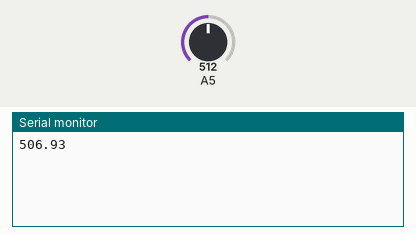
Bench run of a sketch on a simulated Arduino Uno, built with avr-gcc and run on an emulated ATmega328P. Shown: the last lines printed to the serial monitor. The test bench sets the inputs (shaded band); at power-on: A5 = 512.

Above: at 1.2 s.
1.3 s: A5 set to 716
At 2.4 s:
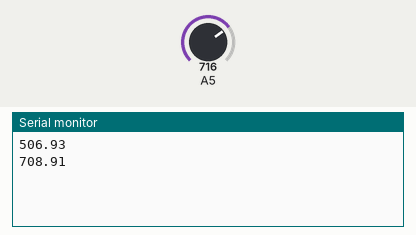
2.8 s: A5 set to 900
At 4.0 s:
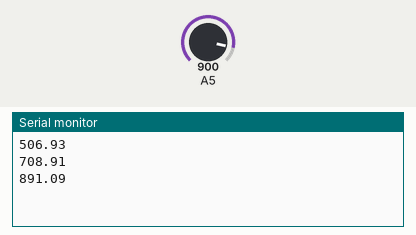
Timing chart, 0 to 5.8 s (numbered marks = the images above; inputs shaded):
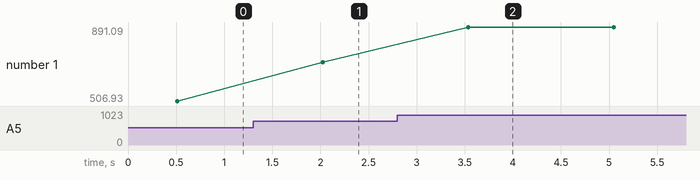

Measured:
- after the input at 1.3 s, the serial monitor: prints a new line after 0.73 s (image 1)
- after the input at 2.8 s, the serial monitor: prints a new line after 0.74 s (image 2)
- plotted number 1: 506.93 → 708.91 after the input at 1.3 s, 708.91 → 891.09 after the input at 2.8 s

The sketch:

potOut.ino
```cpp
int pot = 5;
float val = 0;

void setup() {
  // put your setup code here, to run once:
  Serial.begin(9600);
}

void takeReading(){
  int i = 0;
  float agg = 0.0;
  while(i<100){
  agg = agg + analogRead(5);
  i = i + 1;
  delay(5);
  }
  val = agg/(i+1);
  Serial.println(val);
}

void loop() {
  // put your main code here, to run repeatedly:
  takeReading();
  delay(1000);
}
```
